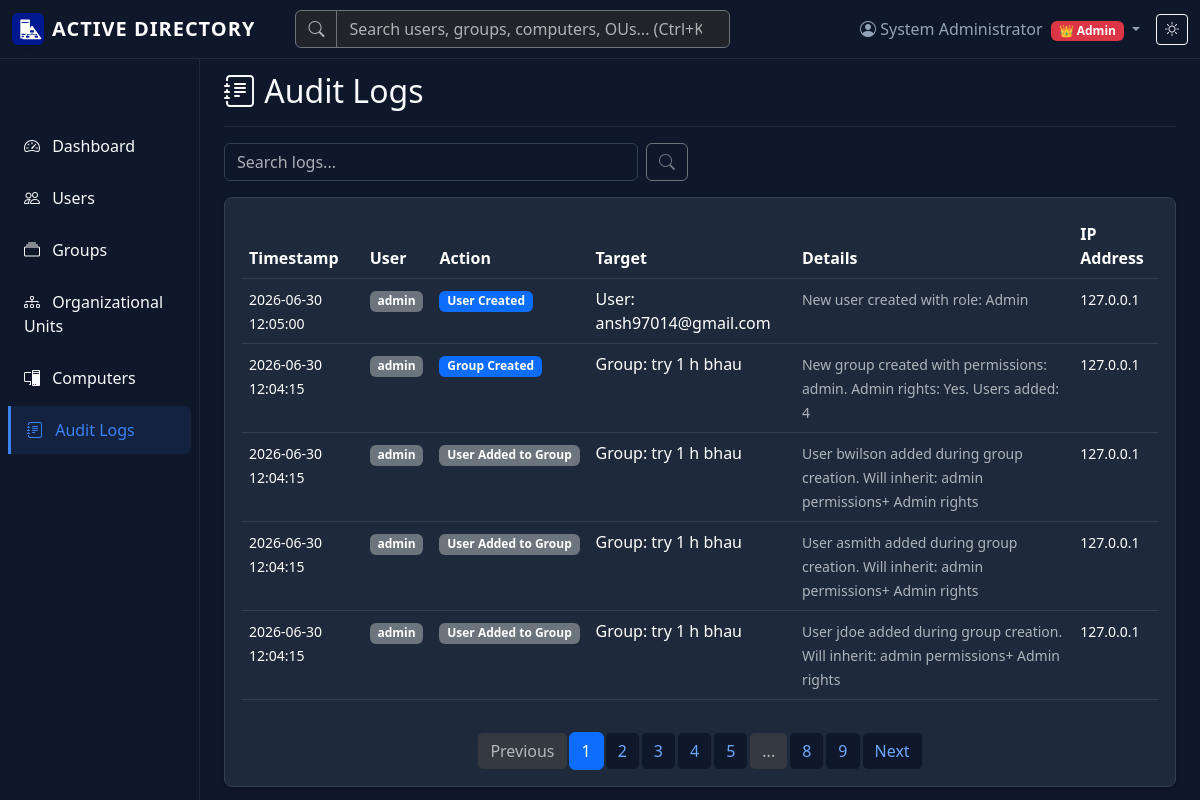
The page /logs (signed in) on the database as committed earlier.
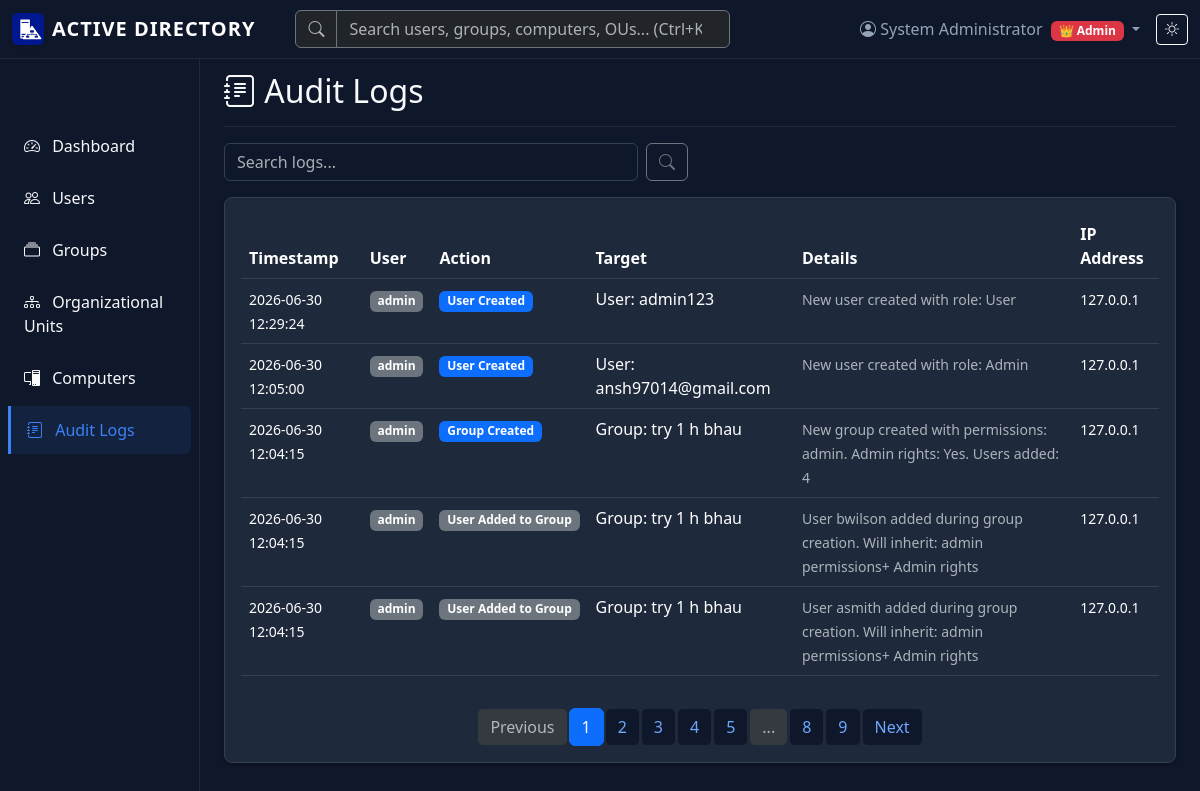
The same page on the database as committed later.
### models.py (models this page shows, shortened)
class AuditLog(db.Model):
    id = db.Column(db.Integer, primary_key=True)
    user_id = db.Column(db.Integer, db.ForeignKey('user.id'), nullable=False)
    action = db.Column(db.String(100), nullable=False)
    target = db.Column(db.String(200), nullable=False)
    details = db.Column(db.Text, nullable=True)
    timestamp = db.Column(db.DateTime, default=datetime.utcnow, nullable=False, index=True)
    ip_address = db.Column(db.String(15), nullable=True)

class User(UserMixin, db.Model):
    id = db.Column(db.Integer, primary_key=True)
    username = db.Column(db.String(80), unique=True, nullable=False, index=True)
    email = db.Column(db.String(120), unique=True, nullable=False, index=True)
    password_hash = db.Column(db.String(255), nullable=False)
    first_name = db.Column(db.String(50), nullable=False)
    last_name = db.Column(db.String(50), nullable=False)
    role = db.Column(db.String(20), nullable=False, default='User')  # Admin or User
    is_active = db.Column(db.Boolean, default=True, nullable=False)
    failed_attempts = db.Column(db.Integer, default=0, nullable=False)
    locked_until = db.Column(db.DateTime, nullable=True)
    created_at = db.Column(db.DateTime, default=lambda: datetime.now(timezone.utc), nullable=False)
    last_login = db.Column(db.DateTime, nullable=True)
    ou_id = db.Column(db.Integer, db.ForeignKey('organizational_unit.id'), nullable=True)
    groups = db.relationship('Group', secondary=group_members, lazy='subquery',
                           backref=db.backref('members', lazy=True))
    audit_logs = db.relationship('AuditLog', backref='user', lazy=True)
    def is_admin(self):
        if self.role == 'Admin':
            return True
        admin_groups = [g for g in self.groups if g.grant_admin_rights]
        return len(admin_groups) > 0

### app.py (the view)
@app.route('/logs')
@login_required_with_message
def audit_logs():
    page = request.args.get('page', 1, type=int)
    search = request.args.get('search', '', type=str)
    query = AuditLog.query
    if search:
        query = query.filter(
            (AuditLog.action.contains(search)) |
            (AuditLog.target.contains(search)) |
            (AuditLog.details.contains(search))
        )
    logs_pagination = query.order_by(AuditLog.timestamp.desc()).paginate(
        page=page, per_page=app.config['ITEMS_PER_PAGE'], error_out=False
    )
    return render_template('logs.html', title='Audit Logs',
                         logs=logs_pagination.items, pagination=logs_pagination, search=search)

### app.py (called while the page is built)
def create_app(config_name=None):
    app = Flask(__name__)
    config_name = config_name or os.environ.get('FLASK_CONFIG', 'default')
    app.config.from_object(config[config_name])
    db.init_app(app)
    login_manager = LoginManager()
    login_manager.init_app(app)
    login_manager.login_view = 'login'
    login_manager.login_message = 'Please log in to access this page.'
    login_manager.login_message_category = 'warning'
    @login_manager.user_loader
    def load_user(user_id):
        return User.query.get(int(user_id))
    @app.before_request
    def before_request():
        from flask_login import current_user
        if current_user.is_authenticated:
            try:
                db.session.expire(current_user)
                db.session.expire_all()
            except Exception:
                pass  # If refresh fails, continue with current user object
    return app

### templates/logs.html (shortened to what the changed rows need)
{% extends "base.html" %}
{% block content %}
<div class="d-flex justify-content-between flex-wrap flex-md-nowrap align-items-center pt-3 pb-2 mb-3 border-bottom">
    <h1 class="h2"><i class="bi bi-journal-text"></i> Audit Logs</h1>
</div>
<div class="card">
    <div class="card-body d-flex flex-column paginated-container">
        {% if logs %}
        <div class="table-responsive">
            <table class="table table-hover">
                <thead>
                    <tr>
                        <th>Timestamp</th>
                        <th>User</th>
                        <th>Action</th>
                        <th>Target</th>
                        <th>Details</th>
                        <th>IP Address</th>
                    </tr>
                </thead>
                <tbody>
                    {% for log in logs %}
                    <tr>
                        <td>
                            <small>{{ log.timestamp.strftime('%Y-%m-%d %H:%M:%S') }}</small>
                        </td>
                        <td>
                            <span class="badge bg-secondary">{{ log.user.username }}</span>
                        </td>
                        <td>
                            <span class="badge
                                {% if 'Login' in log.action %}bg-success
                                {% elif 'Logout' in log.action %}bg-info
                                {% elif 'Created' in log.action %}bg-primary
                                {% elif 'Updated' in log.action %}bg-warning
                                {% elif 'Deleted' in log.action %}bg-danger
                                {% elif 'ON' in log.action or 'RESTART' in log.action %}bg-warning
                                {% elif 'Failed' in log.action %}bg-danger
                                {% else %}bg-secondary{% endif %}">
                                {{ log.action }}
                            </span>
                        </td>
                        <td>{{ log.target }}</td>
                        <td>
                            <small class="text-muted">{{ log.details }}</small>
                        </td>
                        <td>
                            <small>{{ log.ip_address or '-' }}</small>
                        </td>
                    </tr>
                    {% endfor %}
                </tbody>
            </table>
        </div>
        {% if pagination %}
        <nav aria-label="Logs pagination" class="mt-auto pt-3">
            <ul class="pagination justify-content-center mb-0">
                {% for page_num in pagination.iter_pages() %}
                    {% if page_num %}
                        {% if page_num != pagination.page %}
                            <li class="page-item">
                                <a class="page-link" href="{{ url_for('audit_logs', page=page_num, search=search) }}">{{ page_num }}</a>
                            </li>
                        {% else %}
                            <li class="page-item active">
                                <span class="page-link">{{ page_num }}</span>
                            </li>
                        {% endif %}
                    {% else %}
                        <li class="page-item disabled">
                            <span class="page-link">...</span>
                        </li>
                    {% endif %}
                {% endfor %}
            </ul>
        </nav>
        {% endif %}
        {% else %}
        <p class="text-muted text-center">No audit logs found.</p>
        {% endif %}
    </div>
</div>
{% endblock %}

Rows that differ between the two databases and show on the page:
no longer on this page (row unchanged): AuditLog: timestamp "2026-06-30 12:04:15", user.username "admin", action "User Added to Group", target "Group: try 1 h bhau", details "User jdoe added during group creation. Will inherit: admin permissions+ Admin rights", ip_address "127.0.0.1"
added AuditLog: timestamp "2026-06-30 12:29:24", user.username "admin", action "User Created", target "User: admin123", details "New user created with role: User", ip_address "127.0.0.1"
